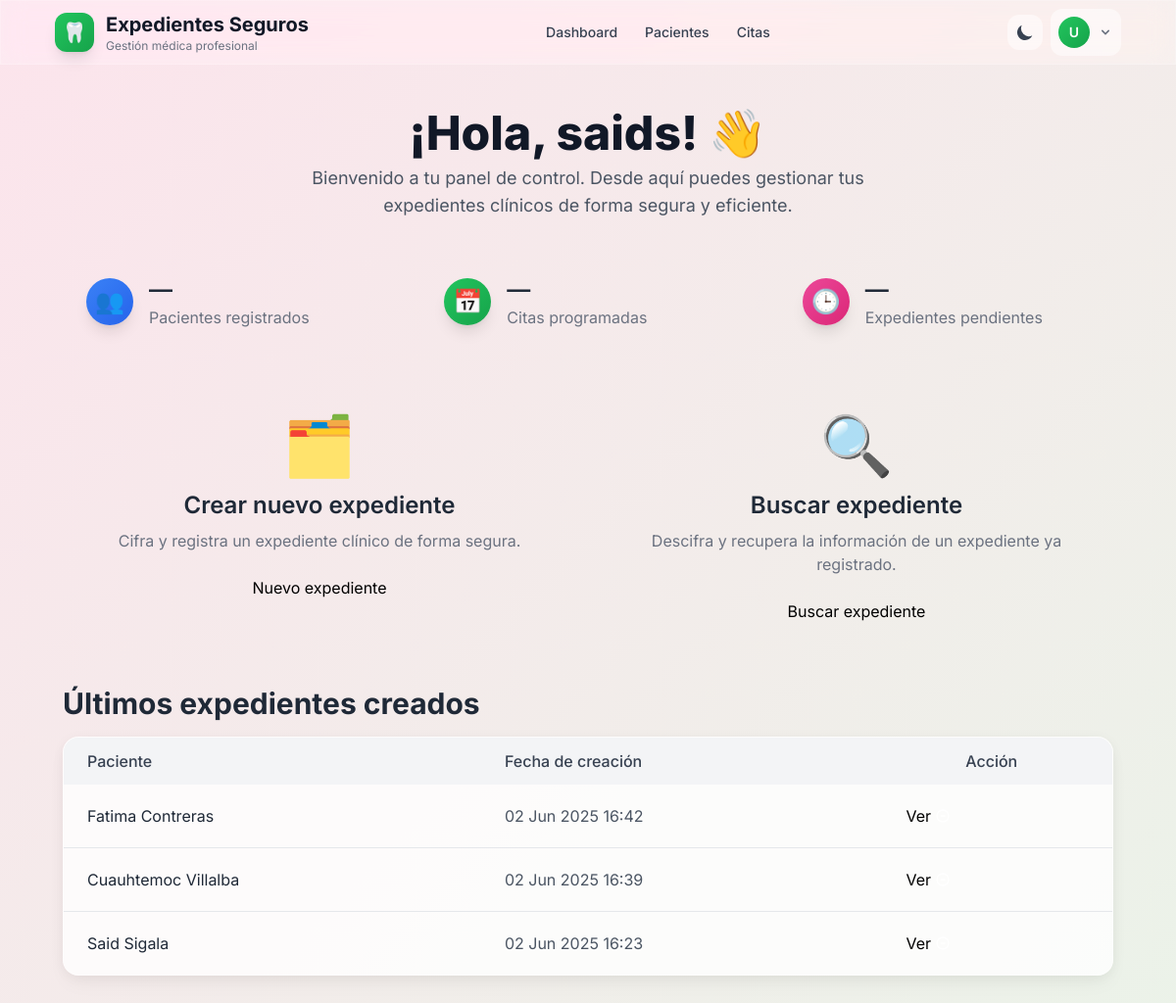
The page /records/dashboard/ (signed in) on the database its author committed.
### records/models.py (models this page shows, shortened)
class EncryptedRecord(models.Model):
    patient_name = models.CharField(max_length=150, unique=True)  # antes: patient_id
    ciphertext     = models.BinaryField()
    iv             = models.BinaryField()
    wrap_key       = models.BinaryField()
    signature      = models.BinaryField()
    timestamp      = models.DateTimeField(auto_now_add=True)

### records/views.py (the view)
# urls.py: path('dashboard/',            dashboard,            name='dashboard'),
@login_required
def dashboard(request):
    recent_records = EncryptedRecord.objects.order_by('-timestamp')[:5]
    return render(request, 'records/dashboard.html', {
        'recent_records': recent_records
    })

### records/templates/records/dashboard.html (shortened to what this page needs)
{% extends "base_generic.html" %}
{% block content %}
<div class="space-y-8">
  <div class="text-center">
    <h1 class="text-5xl font-extrabold text-gray-900 dark:text-white mb-2 animate-fade-in">
      ¡Hola, {{ user.first_name|default:user.username }}! 👋
    </h1>
    <p class="text-lg text-gray-600 dark:text-gray-400 max-w-2xl mx-auto animate-fade-in delay-150">
      Bienvenido a tu panel de control. Desde aquí puedes gestionar tus expedientes clínicos de forma segura y eficiente.
    </p>
  </div>
  <div class="grid grid-cols-1 sm:grid-cols-2 lg:grid-cols-3 gap-6">
    <div class="card p-6 flex items-center space-x-4 animate-slide-down">
      <div class="flex-shrink-0 w-12 h-12 rounded-full bg-gradient-to-br from-secondary-500 to-secondary-600 flex items-center justify-center text-white text-2xl shadow-lg">
        👥
      </div>
      <div>
        <h3 class="text-2xl font-semibold text-gray-800 dark:text-white">
          {{ total_patients|default:"—" }}
        </h3>
        <p class="text-gray-500 dark:text-gray-400">
          Pacientes registrados
        </p>
      </div>
    </div>
    <div class="card p-6 flex items-center space-x-4 animate-slide-down delay-75">
      <div class="flex-shrink-0 w-12 h-12 rounded-full bg-gradient-to-br from-primary-500 to-primary-600 flex items-center justify-center text-white text-2xl shadow-lg">
        📅
      </div>
      <div>
        <h3 class="text-2xl font-semibold text-gray-800 dark:text-white">
          {{ total_appointments|default:"—" }}
        </h3>
        <p class="text-gray-500 dark:text-gray-400">
          Citas programadas
        </p>
      </div>
    </div>
    <div class="card p-6 flex items-center space-x-4 animate-slide-down delay-150">
      <div class="flex-shrink-0 w-12 h-12 rounded-full bg-gradient-to-br from-accent-500 to-accent-600 flex items-center justify-center text-white text-2xl shadow-lg">
        🕒
      </div>
      <div>
        <h3 class="text-2xl font-semibold text-gray-800 dark:text-white">
          {{ pending_records|default:"—" }}
        </h3>
        <p class="text-gray-500 dark:text-gray-400">
          Expedientes pendientes
        </p>
      </div>
    </div>
  </div>
  <div class="grid grid-cols-1 sm:grid-cols-2 gap-6">
    <div class="card p-8 flex flex-col items-center text-center hover:shadow-xl transition-shadow duration-200 animate-fade-in">
      <div class="text-6xl mb-4 text-primary animate-pulse-soft">🗂️</div>
      <h3 class="text-2xl font-semibold mb-2 text-gray-800 dark:text-white">
        Crear nuevo expediente
      </h3>
      <p class="text-gray-500 dark:text-gray-400 mb-6">
        Cifra y registra un expediente clínico de forma segura.
      </p>
      <a
        href="{% url 'create_record_form' %}"
        class="btn-primary w-full max-w-xs focus-ring"
      >
        Nuevo expediente
      </a>
    </div>
    <div class="card p-8 flex flex-col items-center text-center hover:shadow-xl transition-shadow duration-200 animate-fade-in delay-75">
      <div class="text-6xl mb-4 text-secondary animate-pulse-soft">🔍</div>
      <h3 class="text-2xl font-semibold mb-2 text-gray-800 dark:text-white">
        Buscar expediente
      </h3>
      <p class="text-gray-500 dark:text-gray-400 mb-6">
        Descifra y recupera la información de un expediente ya registrado.
      </p>
      <a
        href="{% url 'read_record_form' %}"
        class="btn-secondary w-full max-w-xs focus-ring"
      >
        Buscar expediente
      </a>
    </div>
  </div>
  <div class="space-y-4 animate-fade-in delay-150">
    <h2 class="text-3xl font-bold text-gray-800 dark:text-white">
      Últimos expedientes creados
    </h2>
    {% if recent_records %}
    <div class="overflow-x-auto border border-white/20 rounded-2xl shadow-soft bg-white/80 dark:bg-dark-800/80 animate-fade-in">
      <table class="min-w-full">
        <thead class="bg-gray-100 dark:bg-dark-800">
          <tr>
            <th class="px-6 py-3 text-left text-gray-700 dark:text-gray-300 font-medium">Paciente</th>
            <th class="px-6 py-3 text-left text-gray-700 dark:text-gray-300 font-medium">Fecha de creación</th>
            <th class="px-6 py-3 text-center text-gray-700 dark:text-gray-300 font-medium">Acción</th>
          </tr>
        </thead>
        <tbody class="divide-y divide-gray-200 dark:divide-gray-700">
          {% for rec in recent_records %}
          <tr class="hover:bg-gray-50 dark:hover:bg-dark-700 transition-colors">
            <td class="px-6 py-4 whitespace-nowrap text-gray-800 dark:text-gray-200">
              {{ rec.patient_name }}
            </td>
            <td class="px-6 py-4 whitespace-nowrap text-gray-600 dark:text-gray-400">
              {{ rec.timestamp|date:"d M Y H:i" }}
            </td>
            <td class="px-6 py-4 text-center">
              <form method="post" action="{% url 'read_record_form' %}">
                <button
                  type="submit"
                  class="flex items-center justify-center space-x-1 btn-accent focus-ring px-3 py-1"
                >
                  <span>Ver</span>
                  <svg xmlns="http://www.w3.org/2000/svg" class="h-4 w-4 text-white" fill="none" stroke="currentColor" viewBox="0 0 24 24">
                    <path stroke-linecap="round" stroke-linejoin="round" stroke-width="2" d="M15 12H9m12 0a9 9 0 11-18 0 9 9 0 0118 0z" />
                  </svg>
                </button>
              </form>
            </td>
          </tr>
          {% endfor %}
        </tbody>
      </table>
    </div>
    {% else %}
    <div class="card p-6 text-center bg-white/80 dark:bg-dark-800/80">
      <p class="text-gray-500 dark:text-gray-400">
        Aún no hay expedientes registrados. Haz clic en “Nuevo expediente” para comenzar.
      </p>
    </div>
    {% endif %}
  </div>
</div>
{% endblock %}

### records/templates/base_generic.html (shortened to what this page needs)
<!DOCTYPE html>
<html lang="es" class="scroll-smooth">
<head>
  <script src="https://cdn.tailwindcss.com"></script>
</head>
<body class="font-sans antialiased">
  <header class="fixed top-0 left-0 right-0 z-40 navbar-blur glass border-b border-white/20 dark:border-gray-700/20">
    <div class="max-w-6xl mx-auto px-4 sm:px-6 lg:px-8">
      <div class="flex items-center justify-between h-16">
        <div class="flex items-center">
          <a href="{% url 'dashboard' %}" class="flex items-center space-x-3 group focus-ring rounded-lg p-2 -m-2">
            <div class="flex items-center justify-center w-10 h-10 rounded-xl bg-gradient-to-br from-primary-500 to-primary-600 text-white text-xl font-bold shadow-lg group-hover:scale-110 transition-transform duration-200">
              🦷
            </div>
            <div class="hidden sm:block">
              <h1 class="text-xl font-bold text-gray-900 dark:text-white">Expedientes Seguros</h1>
              <p class="text-xs text-gray-500 dark:text-gray-400">Gestión médica profesional</p>
            </div>
          </a>
        </div>
        <nav class="hidden md:flex items-center space-x-1" role="navigation" aria-label="Navegación principal">
          <a href="{% url 'dashboard' %}" class="px-3 py-2 rounded-lg text-sm font-medium text-gray-700 dark:text-gray-300 hover:text-primary-600 dark:hover:text-primary-400 hover:bg-white/50 dark:hover:bg-gray-800/50 focus-ring">
            Dashboard
          </a>
          <a href="#" class="px-3 py-2 rounded-lg text-sm font-medium text-gray-700 dark:text-gray-300 hover:text-primary-600 dark:hover:text-primary-400 hover:bg-white/50 dark:hover:bg-gray-800/50 focus-ring">
            Pacientes
          </a>
          <a href="#" class="px-3 py-2 rounded-lg text-sm font-medium text-gray-700 dark:text-gray-300 hover:text-primary-600 dark:hover:text-primary-400 hover:bg-white/50 dark:hover:bg-gray-800/50 focus-ring">
            Citas
          </a>
        </nav>
        <div class="flex items-center space-x-2">
          <button
            id="theme-toggle"
            class="p-2 rounded-xl bg-white/50 dark:bg-gray-800/50 hover:bg-white/70 dark:hover:bg-gray-800/70 focus-ring"
            aria-label="Alternar modo oscuro"
            title="Cambiar tema"
          >
            <svg id="icon-moon" xmlns="http://www.w3.org/2000/svg" class="h-5 w-5 text-gray-700 dark:text-gray-300" viewBox="0 0 20 20" fill="currentColor">
              <path d="M17.293 13.293A8 8 0 016.707 2.707a8.001 8.001 0 1010.586 10.586z" />
            </svg>
          </button>
          <div class="relative">
            <button
              id="user-menu-button"
              class="flex items-center space-x-2 p-2 rounded-xl bg-white/50 dark:bg-gray-800/50 hover:bg-white/70 dark:hover:bg-gray-800/70 focus-ring"
              aria-expanded="false"
              aria-haspopup="true"
            >
              <div class="w-8 h-8 rounded-full bg-gradient-to-br from-primary-500 to-primary-600 flex items-center justify-center text-white text-sm font-semibold">
                U
              </div>
              <svg class="w-4 h-4 text-gray-500" fill="currentColor" viewBox="0 0 20 20">
                <path fill-rule="evenodd" d="M5.293 7.293a1 1 0 011.414 0L10 10.586l3.293-3.293a1 1 0 111.414 1.414l-4 4a1 1 0 01-1.414 0l-4-4a1 1 0 010-1.414z" clip-rule="evenodd" />
              </svg>
            </button>
          </div>
        </div>
      </div>
    </div>
  </header>
  <main id="main-content" class="pt-20 pb-12 px-4 sm:px-6 lg:px-8 min-h-screen">
    <div class="max-w-6xl mx-auto">
      <div class="card p-6 sm:p-8 animate-fade-in">
        {% block content %}{% endblock %}
      </div>
    </div>
  </main>
</body>
</html>

### records/templates/base_generic.html (style rules this page uses)
html { scroll-behavior: smooth; }
body { background: linear-gradient(-45deg, #e0f7fa, #f3e5f5, #e8f5e8, #fce4ec); background-size: 400% 400%; animation: gradient 15s ease infinite; min-height: 100vh; }
.glass { background: rgba(255, 255, 255, 0.25); backdrop-filter: blur(10px); border: 1px solid rgba(255, 255, 255, 0.18); }
.btn-primary { @apply bg-gradient-to-r from-primary-500 to-primary-600 hover:from-primary-600 hover:to-primary-700 text-white font-medium px-4 py-2 rounded-lg shadow-lg hover:shadow-xl transform hover:scale-105 transition-all duration-200; }
.btn-secondary { @apply bg-gradient-to-r from-secondary-500 to-secondary-600 hover:from-secondary-600 hover:to-secondary-700 text-white font-medium px-4 py-2 rounded-lg shadow-lg hover:shadow-xl transform hover:scale-105 transition-all duration-200; }
.btn-accent { @apply bg-gradient-to-r from-accent-500 to-accent-600 hover:from-accent-600 hover:to-accent-700 text-white font-medium px-4 py-2 rounded-lg shadow-lg hover:shadow-xl transform hover:scale-105 transition-all duration-200; }
.card { @apply bg-white/80 dark:bg-dark-800/80 backdrop-blur-md rounded-2xl shadow-soft border border-white/20 dark:border-gray-700/20; }
.focus-ring { @apply focus:outline-none focus:ring-2 focus:ring-primary-500 focus:ring-offset-2 dark:focus:ring-offset-dark-800; }
* { transition-property: color, background-color, border-color, outline-color, text-decoration-color, fill, stroke, opacity, box-shadow, transform, filter, backdrop-filter; transition-timing-function: cubic-bezier(0.4, 0, 0.2, 1); transition-duration: 150ms; }
.navbar-blur { backdrop-filter: blur(12px) saturate(180%); -webkit-backdrop-filter: blur(12px) saturate(180%); }

### rows shown on the page
EncryptedRecord: patient_name "Fatima Contreras", timestamp "02 Jun 2025 16:42"
EncryptedRecord: patient_name "Cuauhtemoc Villalba", timestamp "02 Jun 2025 16:39"
EncryptedRecord: patient_name "Said Sigala", timestamp "02 Jun 2025 16:23"

### other values the page prints
{{ user.first_name|default:user.username }} "saids"
{{ total_patients|default:"—" }} "—"
{{ total_appointments|default:"—" }} "—"
{{ pending_records|default:"—" }} "—"
